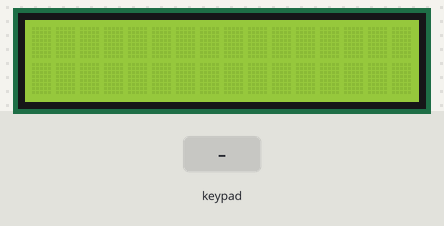
The sketch below on a simulated Arduino Uno, built with avr-gcc and run on an emulated ATmega328P. Parts: 16×2 character LCD. The inputs (shaded band) are chosen by the test bench.

Above: at 1.2 s.
1.3 s: keypad keys 9 8 7 6 # pressed 0.4 s apart
At 3.5 s:
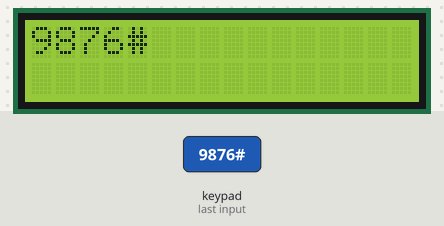
4.8 s: key 'A' pressed
At 6.0 s:
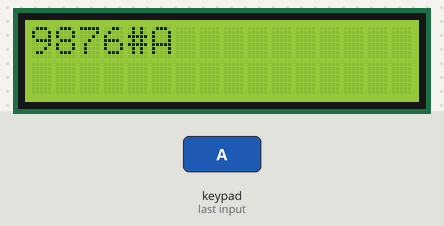
6.3 s: key 'B' pressed
At 7.0 s:
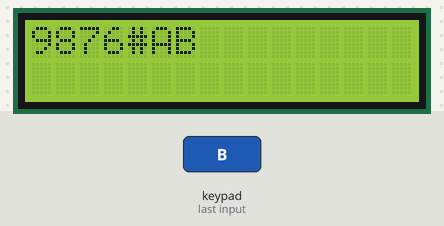
7.8 s: keypad keys 9 8 7 6 * pressed 0.4 s apart
At 10.8 s:
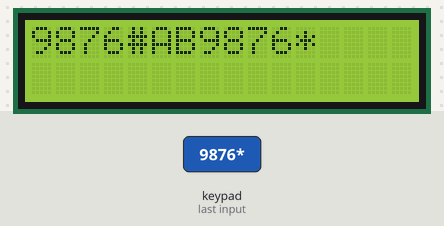
11.3 s: key 'C' pressed
At 12.1 s:
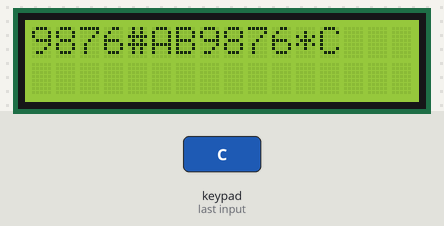
12.8 s: keypad keys 9 8 7 6 A pressed 0.4 s apart
At 15.6 s:
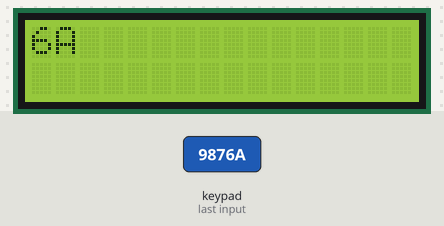
Timing chart, 0 to 17.1 s (numbered marks = the images above; inputs shaded):
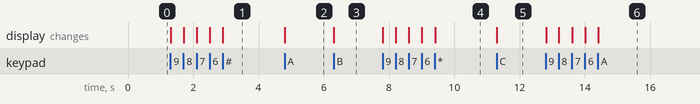

The sketch:

test_iot_project.ino
```cpp
#include <LiquidCrystal_I2C.h>
#include <Keypad.h>

const int ROW_NUM    = 4; // four rows
const int COLUMN_NUM = 4; // four columns

char keys[ROW_NUM][COLUMN_NUM] = {
  {'1','2','3', 'A'},
  {'4','5','6', 'B'},
  {'7','8','9', 'C'},
  {'*','0','#', 'D'}
};

byte pin_rows[ROW_NUM] = {9, 8, 7, 6};      // connect to the row pinouts of the keypad
byte pin_column[COLUMN_NUM] = {5, 4, 3, 2}; // connect to the column pinouts of the keypad

Keypad keypad = Keypad(makeKeymap(keys), pin_rows, pin_column, ROW_NUM, COLUMN_NUM );
LiquidCrystal_I2C lcd(0x27, 16, 2); // I2C address 0x27, 16 column and 2 rows

int cursorColumn = 0;


void setup()
{
  lcd.init(); // initialize the lcd
  lcd.backlight();
}

void loop()
{

  char key = keypad.getKey();

  if (key) {
    lcd.setCursor(cursorColumn, 0); // move cursor to   (cursorColumn, 0)
    lcd.print(key);                 // print key at (cursorColumn, 0)

    cursorColumn++;                 // move cursor to next position
    if(cursorColumn == 16) {        // if reaching limit, clear LCD
      lcd.clear();
      cursorColumn = 0;
    }
  }

  // lcd.clear();                 // clear display
  // lcd.setCursor(0, 0);         // move cursor to   (0, 0)
  // lcd.print("Arduino");        // print message at (0, 0)
  // lcd.setCursor(2, 1);         // move cursor to   (2, 1)
  // lcd.print("GetStarted.com"); // print message at (2, 1)
  // delay(2000);                 // display the above for two seconds

  // lcd.clear();                  // clear display
  // lcd.setCursor(3, 0);          // move cursor to   (3, 0)
  // lcd.print("DIYables");        // print message at (3, 0)
  // lcd.setCursor(0, 1);          // move cursor to   (0, 1)
  // lcd.print("www.diyables.io"); // print message at (0, 1)
  // delay(2000);                  // display the above for two seconds
}
```

Measured:
- after the input at 1.3 s, the display: first changes at once (image 1 shows a later state)
- after the input at 4.8 s, the display: changes at once (image 2)
- after the input at 6.3 s, the display: changes at once (image 3)
- after the input at 7.8 s, the display: first changes at once (image 4 shows a later state)
- after the input at 11.3 s, the display: changes at once (image 5)
- after the input at 12.8 s, the display: first changes at once (image 6 shows a later state)
